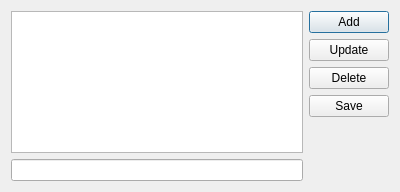
<?xml version="1.0" encoding="UTF-8"?>
<ui version="4.0">
 <class>EditHistory</class>
 <widget class="QDialog" name="EditHistory">
  <property name="geometry">
   <rect>
    <x>0</x>
    <y>0</y>
    <width>400</width>
    <height>192</height>
   </rect>
  </property>
  <property name="windowTitle">
   <string>Command History</string>
  </property>
  <layout class="QGridLayout" name="gridLayout">
   <item row="0" column="0">
    <layout class="QVBoxLayout" name="verticalLayout_2">
     <item>
      <widget class="QListView" name="listView"/>
     </item>
     <item>
      <widget class="QLineEdit" name="lineEdit"/>
     </item>
    </layout>
   </item>
   <item row="0" column="1">
    <layout class="QVBoxLayout" name="verticalLayout">
     <item>
      <widget class="QPushButton" name="btnAdd">
       <property name="text">
        <string>Add</string>
       </property>
      </widget>
     </item>
     <item>
      <widget class="QPushButton" name="bntUpdate">
       <property name="text">
        <string>Update</string>
       </property>
      </widget>
     </item>
     <item>
      <widget class="QPushButton" name="btnDelete">
       <property name="text">
        <string>Delete</string>
       </property>
      </widget>
     </item>
     <item>
      <widget class="QPushButton" name="btnSave">
       <property name="text">
        <string>Save</string>
       </property>
      </widget>
     </item>
     <item>
      <spacer name="verticalSpacer">
       <property name="orientation">
        <enum>Qt::Vertical</enum>
       </property>
       <property name="sizeHint" stdset="0">
        <size>
         <width>20</width>
         <height>40</height>
        </size>
       </property>
      </spacer>
     </item>
    </layout>
   </item>
  </layout>
 </widget>
 <resources/>
 <connections/>
</ui>
